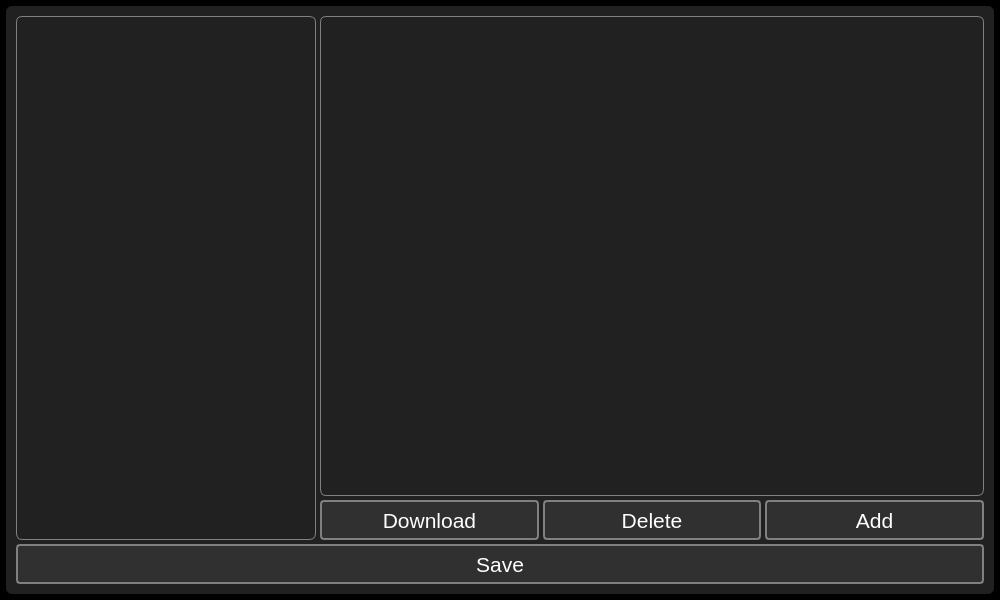
<?xml version="1.0" encoding="UTF-8"?>
<ui version="4.0">
 <class>PhotoPreviewDialog</class>
 <widget class="QDialog" name="PhotoPreviewDialog">
  <property name="geometry">
   <rect>
    <x>0</x>
    <y>0</y>
    <width>1000</width>
    <height>600</height>
   </rect>
  </property>
  <property name="minimumSize">
   <size>
    <width>1000</width>
    <height>600</height>
   </size>
  </property>
  <property name="maximumSize">
   <size>
    <width>1000</width>
    <height>600</height>
   </size>
  </property>
  <property name="windowTitle">
   <string>Photos</string>
  </property>
  <property name="windowIcon">
   <iconset resource="../../resources.qrc">
    <normaloff>:/PNG/IMG/photo.png</normaloff>:/PNG/IMG/photo.png</iconset>
  </property>
  <property name="styleSheet">
   <string notr="true">QMainWindow{
background-color: #000000;
}

QWidget{
background-color: #000000;
}

QGroupBox{
background-color: #212121;
border: none;
padding: 4px;
border-radius: 6px;
color: white;
}

QPushButton{
background-color: #303030;
border: 2px solid gray;
border-radius: 4px;
color: white;
}
QPushButton:hover{
border-color: white;
}

QLineEdit{
background-color: #303030;
border: 1px solid gray;
border-radius: 4px;
color: white;
}
QLineEdit:focus{
border-color: white;
}

QTextEdit{
background-color: #303030;
border: 1px solid gray;
border-radius: 4px;
color: white;
}
QTextEdit:focus{
border-color: white;
}

QLabel{
color: white;
background: transparent;
}

QListWidget{
background: transparent;
border: 1px solid gray;
border-radius: 6px;
padding: 6px;
}
QListWidget::item{
background-color: rgba(255,255,255,50);
border: none;
color: white;
border-radius: 6px;
padding: 6px;
margin-top: 6px;
}
QListWidget::item:hover{
background-color: rgba(255,255,255,100);
}

QCheckBox{
background: transparent;
color: white;
}
QCheckBox::indicator{
width:24px;
height: 24px;
border: 1px solid gray;
border-radius: 4px;
}
QCheckBox::indicator:hecked{
image: url(:/PNG/IMG/done.png);
}
QCheckBox::indicator:unchecked{
image: none;
}

QTabWidget::pane{
background: transparent;
border: none;
padding: 4px;
border-radius: 6px;
}
QTabBar::tab{
background-color: #303030;
border: 2px solid gray;
border-radius: 4px;
color: white;
padding-left: 6px;
padding-right: 6px;
padding-top: 3px;
padding-bottom: 3px;
margin-left: 2px;
}
QTabBar::tab:hover{
border-color: white;
}
QTabBar::tab:selected{
border-color: white;
}

QScrollBar:vertical {        
border: none;
width:14px;
background-color: #212121;
margin: 0px 0px 0px 0px;
padding-left: 6px;
}
QScrollBar::handle:vertical{
background: gray;
border-radius: 4px;
min-height: 20px;
}
QScrollBar::add-line:vertical {
background-color: #212121;
height: 0px;
subcontrol-position: bottom;
subcontrol-origin: margin;
}
QScrollBar::sub-line:vertical {
background-color: #212121;
height: 0 px;
subcontrol-position: top;
subcontrol-origin: margin;
}
QScrollBar::add-page:vertical{
background-color: #212121;
}
QScrollBar::sub-page:vertical{
background-color: #212121;
}

QScrollBar:horizontal {        
border: none;
height:14px;
background-color: #212121;
margin: 0px 0px 0px 0px;
padding-top: 6px;
}
QScrollBar::handle:horizontal{
background: gray;
border-radius: 4px;
min-width: 20px;
}
QScrollBar::add-line:horizontal {
background-color: #212121;
height: 0px;
subcontrol-position: bottom;
subcontrol-origin: margin;
}
QScrollBar::sub-line:horizontal {
background-color: #212121;
height: 0 px;
subcontrol-position: top;
subcontrol-origin: margin;
}
QScrollBar::add-page:horizontal{
background-color: #212121;
}
QScrollBar::sub-page:horizontal{
background-color: #212121;
}

QComboBox{
background-color: #303030;
border: 1px solid gray;
border-radius: 4px;
color: white;
}
QComboBox QAbstractItemView{
color: white;
background-color: black;
}

QTableView{
background-color: #212121;
border: 1px solid gray;
border-radius: 6px;
color: white;
}

QDoubleSpinBox{
background-color: #303030;
border: 1px solid gray;
border-radius: 4px;
color: white;
}</string>
  </property>
  <layout class="QGridLayout" name="gridLayout">
   <property name="leftMargin">
    <number>6</number>
   </property>
   <property name="topMargin">
    <number>6</number>
   </property>
   <property name="rightMargin">
    <number>6</number>
   </property>
   <property name="bottomMargin">
    <number>6</number>
   </property>
   <property name="spacing">
    <number>4</number>
   </property>
   <item row="0" column="0">
    <widget class="QGroupBox" name="groupBox">
     <property name="title">
      <string/>
     </property>
     <layout class="QGridLayout" name="gridLayout_2">
      <property name="leftMargin">
       <number>6</number>
      </property>
      <property name="topMargin">
       <number>6</number>
      </property>
      <property name="rightMargin">
       <number>6</number>
      </property>
      <property name="bottomMargin">
       <number>6</number>
      </property>
      <property name="spacing">
       <number>4</number>
      </property>
      <item row="0" column="0" rowspan="2">
       <widget class="QListWidget" name="listWidget_img">
        <property name="sizePolicy">
         <sizepolicy hsizetype="Minimum" vsizetype="Minimum">
          <horstretch>0</horstretch>
          <verstretch>0</verstretch>
         </sizepolicy>
        </property>
        <property name="maximumSize">
         <size>
          <width>300</width>
          <height>16777215</height>
         </size>
        </property>
        <property name="focusPolicy">
         <enum>Qt::ClickFocus</enum>
        </property>
       </widget>
      </item>
      <item row="0" column="1" colspan="2">
       <widget class="QLabel" name="label_photo_preview">
        <property name="sizePolicy">
         <sizepolicy hsizetype="MinimumExpanding" vsizetype="MinimumExpanding">
          <horstretch>0</horstretch>
          <verstretch>0</verstretch>
         </sizepolicy>
        </property>
        <property name="styleSheet">
         <string notr="true">border: 1px solid gray;
border-radius: 6px;</string>
        </property>
        <property name="text">
         <string/>
        </property>
        <property name="alignment">
         <set>Qt::AlignCenter</set>
        </property>
       </widget>
      </item>
      <item row="1" column="1" colspan="2">
       <layout class="QGridLayout" name="gridLayout_3">
        <item row="0" column="0">
         <widget class="QPushButton" name="pushButton_download_image">
          <property name="minimumSize">
           <size>
            <width>0</width>
            <height>40</height>
           </size>
          </property>
          <property name="font">
           <font>
            <pointsize>16</pointsize>
           </font>
          </property>
          <property name="focusPolicy">
           <enum>Qt::ClickFocus</enum>
          </property>
          <property name="text">
           <string>Download</string>
          </property>
          <property name="icon">
           <iconset resource="../../resources.qrc">
            <normaloff>:/PNG/IMG/download.png</normaloff>:/PNG/IMG/download.png</iconset>
          </property>
          <property name="iconSize">
           <size>
            <width>32</width>
            <height>32</height>
           </size>
          </property>
         </widget>
        </item>
        <item row="0" column="1">
         <widget class="QPushButton" name="pushButton_remove_image">
          <property name="minimumSize">
           <size>
            <width>0</width>
            <height>40</height>
           </size>
          </property>
          <property name="font">
           <font>
            <pointsize>16</pointsize>
           </font>
          </property>
          <property name="focusPolicy">
           <enum>Qt::ClickFocus</enum>
          </property>
          <property name="text">
           <string>Delete</string>
          </property>
          <property name="icon">
           <iconset resource="../../resources.qrc">
            <normaloff>:/PNG/IMG/delete.png</normaloff>:/PNG/IMG/delete.png</iconset>
          </property>
          <property name="iconSize">
           <size>
            <width>32</width>
            <height>32</height>
           </size>
          </property>
         </widget>
        </item>
        <item row="0" column="2">
         <widget class="QPushButton" name="pushButton_add_image">
          <property name="minimumSize">
           <size>
            <width>0</width>
            <height>40</height>
           </size>
          </property>
          <property name="font">
           <font>
            <pointsize>16</pointsize>
           </font>
          </property>
          <property name="focusPolicy">
           <enum>Qt::ClickFocus</enum>
          </property>
          <property name="text">
           <string>Add</string>
          </property>
          <property name="icon">
           <iconset resource="../../resources.qrc">
            <normaloff>:/PNG/IMG/add.png</normaloff>:/PNG/IMG/add.png</iconset>
          </property>
          <property name="iconSize">
           <size>
            <width>32</width>
            <height>32</height>
           </size>
          </property>
         </widget>
        </item>
       </layout>
      </item>
      <item row="2" column="0" colspan="3">
       <widget class="QPushButton" name="pushButton_save">
        <property name="minimumSize">
         <size>
          <width>0</width>
          <height>40</height>
         </size>
        </property>
        <property name="font">
         <font>
          <pointsize>16</pointsize>
         </font>
        </property>
        <property name="focusPolicy">
         <enum>Qt::ClickFocus</enum>
        </property>
        <property name="text">
         <string>Save</string>
        </property>
        <property name="icon">
         <iconset resource="../../resources.qrc">
          <normaloff>:/PNG/IMG/done.png</normaloff>:/PNG/IMG/done.png</iconset>
        </property>
        <property name="iconSize">
         <size>
          <width>32</width>
          <height>32</height>
         </size>
        </property>
       </widget>
      </item>
     </layout>
    </widget>
   </item>
  </layout>
 </widget>
 <resources>
  <include location="../../resources.qrc"/>
 </resources>
 <connections/>
</ui>
